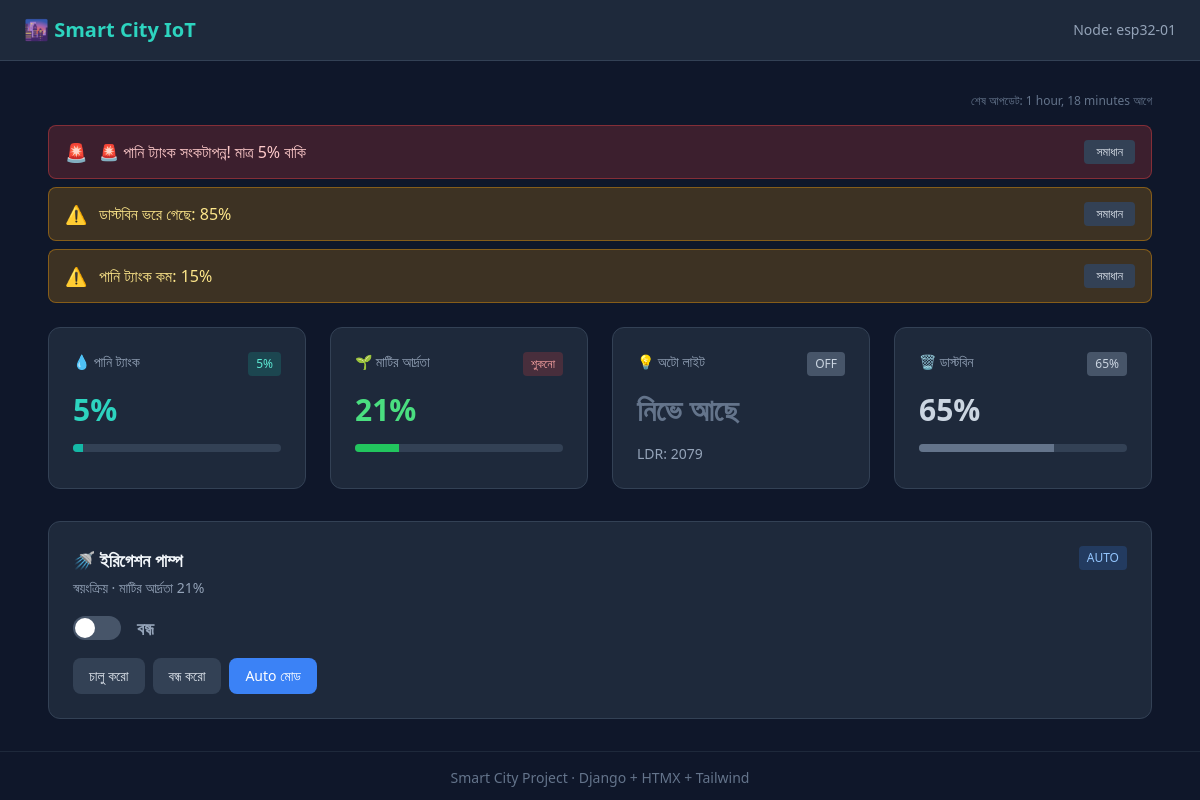
Before: / with the older database file.
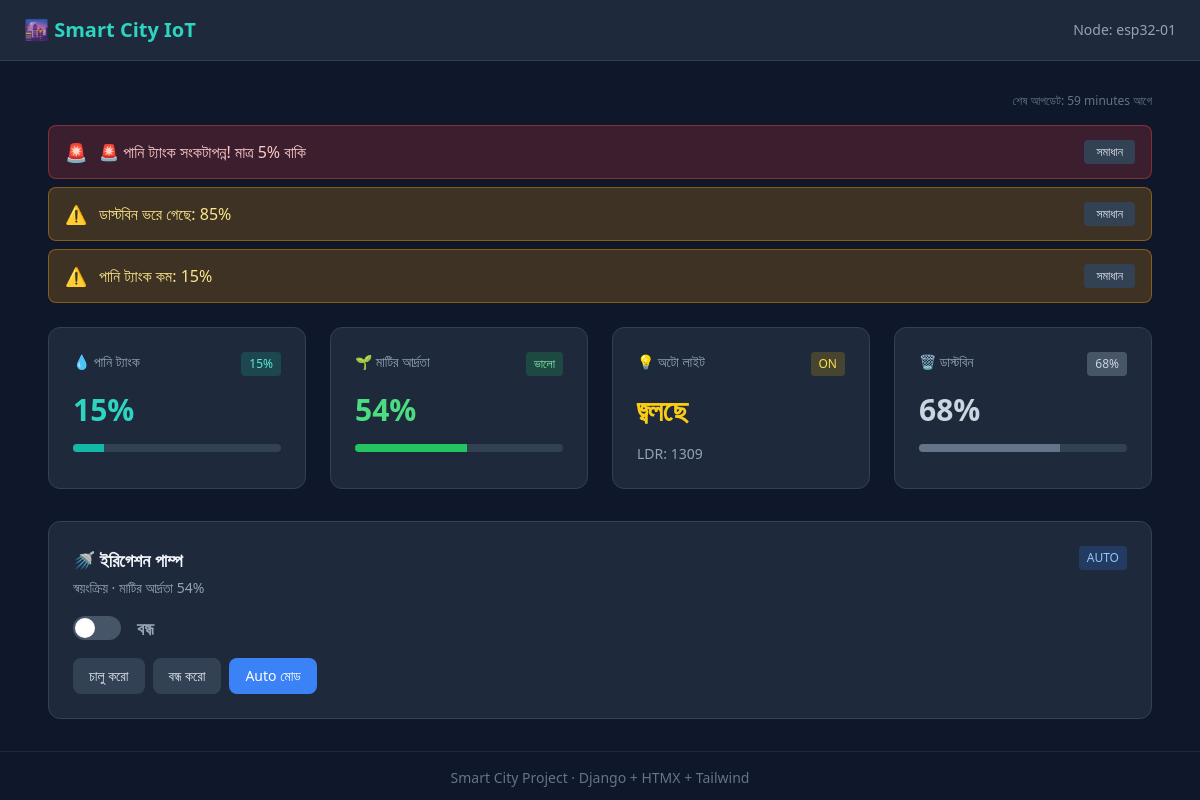
After: the same page with the newer database file.
### iot/models.py (models this page shows, shortened)
class SensorReading(models.Model):
    SENSOR_CHOICES = [
        ('tank_level', 'Water Tank Level'),
        ('soil_moisture', 'Soil Moisture'),
        ('ldr', 'Light Level'),
        ('bin_level', 'Dustbin Level'),
    ]
    node = models.ForeignKey(Node, on_delete=models.CASCADE, related_name='readings')
    sensor_type = models.CharField(max_length=30, choices=SENSOR_CHOICES)
    value = models.FloatField()
    timestamp = models.DateTimeField(auto_now_add=True)
    class Meta:
        ordering = ['-timestamp']
        indexes = [
            models.Index(fields=['node', 'sensor_type', '-timestamp']),
        ]

### iot/views.py (the view)
# urls.py: path('', views.dashboard, name='dashboard'),
def dashboard(request):
    return render(request, 'iot/dashboard.html', build_context())

### iot/services.py (called while the page is built, shortened)
def get_latest_value(sensor_type):
    reading = SensorReading.objects.filter(sensor_type=sensor_type).first()
    return reading.value if reading else None

def create_alert_once(node, alert_type, message, severity):
    has_unresolved = Alert.objects.filter(
        node=node, alert_type=alert_type, is_resolved=False
    ).exists()
    cooldown_start = timezone.now() - timedelta(minutes=ALERT_COOLDOWN_MINUTES)
    has_recent_resolved = Alert.objects.filter(
        node=node,
        alert_type=alert_type,
        resolved_at__isnull=False,
        resolved_at__gt=cooldown_start,
    ).exists()

def get_pump_state(soil_moisture, tank_level, control):
    if tank_level is not None and tank_level < TANK_CRITICAL_THRESHOLD:
        return False
    if control and control.pump_mode == 'manual':
        return control.pump_on
    return (soil_moisture or 0) < SOIL_DRY_THRESHOLD

def get_light_state(ldr_value, control):
    if control and control.light_mode == 'manual':
        return control.light_on
    return (ldr_value or 0) < LDR_DARK_THRESHOLD

### iot/views.py (called while the page is built)
def get_node():
    return Node.objects.filter(node_id='esp32-01').first()

### iot/templates/iot/dashboard.html (shortened to what this page needs)
{% extends 'iot/base.html' %}
{% block content %}
{% if last_updated %}
<div class="flex justify-end mb-4">
    <span class="text-xs text-slate-500">
        শেষ আপডেট: {{ last_updated|timesince }} আগে
    </span>
</div>
{% endif %}
<div id="alerts-banner"
     hx-get="{% url 'iot:alerts_banner' %}"
     hx-trigger="every 5s"
     hx-swap="innerHTML">
    {% include 'iot/partials/alerts_banner.html' %}
</div>
<div id="sensor-cards"
     hx-get="{% url 'iot:sensor_cards' %}"
     hx-trigger="every 5s"
     hx-swap="innerHTML">
    {% include 'iot/partials/sensor_cards.html' %}
</div>
<div id="pump-panel"
     hx-get="{% url 'iot:pump_panel' %}"
     hx-trigger="every 5s"
     hx-swap="innerHTML"
     class="mt-6">
    {% include 'iot/partials/pump_panel.html' %}
</div>
{% endblock %}

### iot/templates/iot/partials/pump_panel.html
<div class="bg-slate-800 rounded-xl p-6 border border-slate-700">
    <div class="flex items-start justify-between mb-4">
        <div>
            <h2 class="text-lg font-semibold mb-1">🚿 ইরিগেশন পাম্প</h2>
            <p class="text-slate-400 text-sm">
                {% if pump_mode == 'auto' %}
                    স্বয়ংক্রিয় · মাটির আর্দ্রতা {{ soil_moisture }}%
                {% else %}
                    ম্যানুয়াল নিয়ন্ত্রণ
                {% endif %}
            </p>
        </div>
        <span class="text-xs px-2 py-1 rounded
            {% if pump_mode == 'auto' %}bg-blue-500/20 text-blue-300
            {% else %}bg-amber-500/20 text-amber-300{% endif %}">
            {{ pump_mode|upper }}
        </span>
    </div>
    <div class="flex items-center gap-4 mb-4">
        <div class="w-12 h-6 rounded-full
            {% if pump_on %}bg-green-500{% else %}bg-slate-600{% endif %}
            relative">
            <div class="w-5 h-5 bg-white rounded-full absolute top-0.5
                {% if pump_on %}left-6.5{% else %}left-0.5{% endif %}
                transition-all"></div>
        </div>
        <span class="text-lg font-semibold
            {% if pump_on %}text-green-400{% else %}text-slate-400{% endif %}">
            {% if pump_on %}চালু{% else %}বন্ধ{% endif %}
        </span>
    </div>
    <div class="flex flex-wrap gap-2">
        <button
            hx-post="{% url 'iot:toggle_pump' %}"
            hx-vals='{"action": "on"}'
            hx-target="#pump-panel"
            hx-swap="innerHTML"
            class="px-4 py-2 rounded-lg text-sm font-medium
                {% if pump_on and pump_mode == 'manual' %}
                    bg-green-500 text-white
                {% else %}
                    bg-slate-700 text-slate-200 hover:bg-slate-600
                {% endif %}">
            চালু করো
        </button>
        <button
            hx-post="{% url 'iot:toggle_pump' %}"
            hx-vals='{"action": "off"}'
            hx-target="#pump-panel"
            hx-swap="innerHTML"
            class="px-4 py-2 rounded-lg text-sm font-medium
                {% if not pump_on and pump_mode == 'manual' %}
                    bg-red-500 text-white
                {% else %}
                    bg-slate-700 text-slate-200 hover:bg-slate-600
                {% endif %}">
            বন্ধ করো
        </button>
        <button
            hx-post="{% url 'iot:toggle_pump' %}"
            hx-vals='{"action": "auto"}'
            hx-target="#pump-panel"
            hx-swap="innerHTML"
            class="px-4 py-2 rounded-lg text-sm font-medium
                {% if pump_mode == 'auto' %}
                    bg-blue-500 text-white
                {% else %}
                    bg-slate-700 text-slate-200 hover:bg-slate-600
                {% endif %}">
            Auto মোড
        </button>
    </div>
</div>

Changed rows visible on the page:
no longer on this page (row unchanged): SensorReading: timestamp "1 hour, 18 minutes"
added SensorReading: timestamp "59 minutes"
Other visible differences:
{{ tank_level }}: "5" → "15"
{{ tank_level }}: 5 → 15 (drawn)
{{ soil_moisture }}: "21" → "54"
{{ soil_moisture }}: 21 → 54 (drawn)
{{ ldr_value }}: "2079" → "1309"
{{ bin_level }}: "65" → "68"
{{ bin_level }}: 65 → 68 (drawn)
text no longer shown: "শুকনো OFF নিভে আছে"
text now shown: "ভালো ON জ্বলছে"
